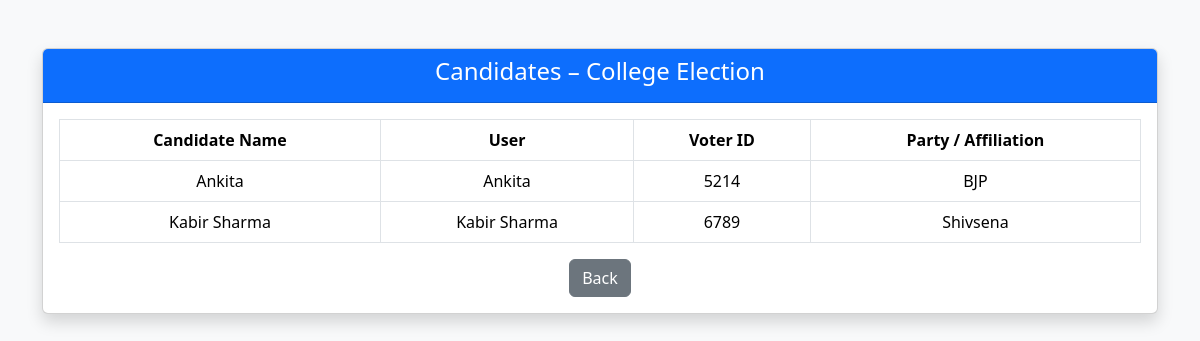
/admin/election/2/candidates (signed in), run on the app's committed database.
### tables this page shows
CREATE TABLE elections (
            id INTEGER PRIMARY KEY AUTOINCREMENT,
            title TEXT NOT NULL,
            description TEXT,
            status TEXT CHECK(status IN ('upcoming', 'active', 'closed')) NOT NULL DEFAULT 'upcoming',
            created_by INTEGER NOT NULL
        );

CREATE TABLE candidates (
            id INTEGER PRIMARY KEY AUTOINCREMENT,
            election_id INTEGER NOT NULL,
            user_id INTEGER NOT NULL,
            display_name TEXT NOT NULL,
            party_or_description TEXT,
            UNIQUE (election_id, user_id)
        );

CREATE TABLE users (
            id INTEGER PRIMARY KEY AUTOINCREMENT,
            full_name TEXT NOT NULL,
            email TEXT UNIQUE NOT NULL,
            password TEXT NOT NULL,
            aadhaar_number TEXT UNIQUE NOT NULL,
            voter_id TEXT UNIQUE NOT NULL,
            role TEXT CHECK(role IN ('voter', 'admin')) NOT NULL
        );

### app.py (the view)
@app.route("/admin/election/<int:election_id>/candidates")
@login_required
@admin_required
def admin_view_candidates(election_id):
    conn = get_db_connection()
    election = conn.execute(
        "SELECT * FROM elections WHERE id = ?",
        (election_id,)
    ).fetchone()
    if election is None:
        conn.close()
        flash("Election not found", "danger")
        return redirect(url_for("admin_elections"))
    candidates = conn.execute("""
        SELECT
            c.display_name,
            c.party_or_description,
            u.full_name,
            u.voter_id
        FROM candidates c
        JOIN users u ON c.user_id = u.id
        WHERE c.election_id = ?
    """, (election_id,)).fetchall()
    conn.close()
    return render_template(
        "admin/view_candidates.html",
        election=election,
        candidates=candidates
    )

### app.py (called while the page is built)
def get_db_connection():
    conn = sqlite3.connect(DATABASE)
    conn.row_factory = sqlite3.Row
    return conn

def login_required(view_func):
    @wraps(view_func)
    def wrapper(*args, **kwargs):
        if "user_id" not in session:
            flash("Please login first", "danger")
            return redirect(url_for("login"))
        return view_func(*args, **kwargs)
    return wrapper

def admin_required(view_func):
    @wraps(view_func)
    def wrapper(*args, **kwargs):
        if "user_id" not in session:
            flash("Please login first", "danger")
            return redirect(url_for("login"))
        if session.get("role") != "admin":
            flash("Admin access required", "danger")
            return redirect(url_for("login"))
        return view_func(*args, **kwargs)
    return wrapper

### templates/admin/view_candidates.html (shortened to what this page needs)
<!DOCTYPE html>
<html lang="en">
<head>
    <link href="https://cdn.jsdelivr.net/npm/bootstrap@5.3.2/dist/css/bootstrap.min.css" rel="stylesheet">
</head>
<body class="bg-light">
<div class="container mt-5">
    <div class="card shadow">
        <div class="card-header bg-primary text-white text-center">
            <h4>Candidates – {{ election.title }}</h4>
        </div>
        <div class="card-body">
            {% if candidates %}
            <table class="table table-bordered text-center">
                <thead>
                    <tr>
                        <th>Candidate Name</th>
                        <th>User</th>
                        <th>Voter ID</th>
                        <th>Party / Affiliation</th>
                    </tr>
                </thead>
                <tbody>
                    {% for c in candidates %}
                    <tr>
                        <td>{{ c.display_name }}</td>
                        <td>{{ c.full_name }}</td>
                        <td>{{ c.voter_id }}</td>
                        <td>{{ c.party_or_description or "Independent" }}</td>
                    </tr>
                    {% endfor %}
                </tbody>
            </table>
            {% else %}
                <p class="text-center text-muted">No candidates added yet.</p>
            {% endif %}
            <div class="text-center mt-3">
                <a href="/admin/elections" class="btn btn-secondary">Back</a>
            </div>
        </div>
    </div>
</div>
</body>
</html>

### data on the page
elections: title "College Election"
candidates: display_name "Ankita", full_name "Ankita", voter_id "5214", party_or_description "BJP"
candidates: display_name "Kabir Sharma", full_name "Kabir Sharma", voter_id "6789", party_or_description "Shivsena"
